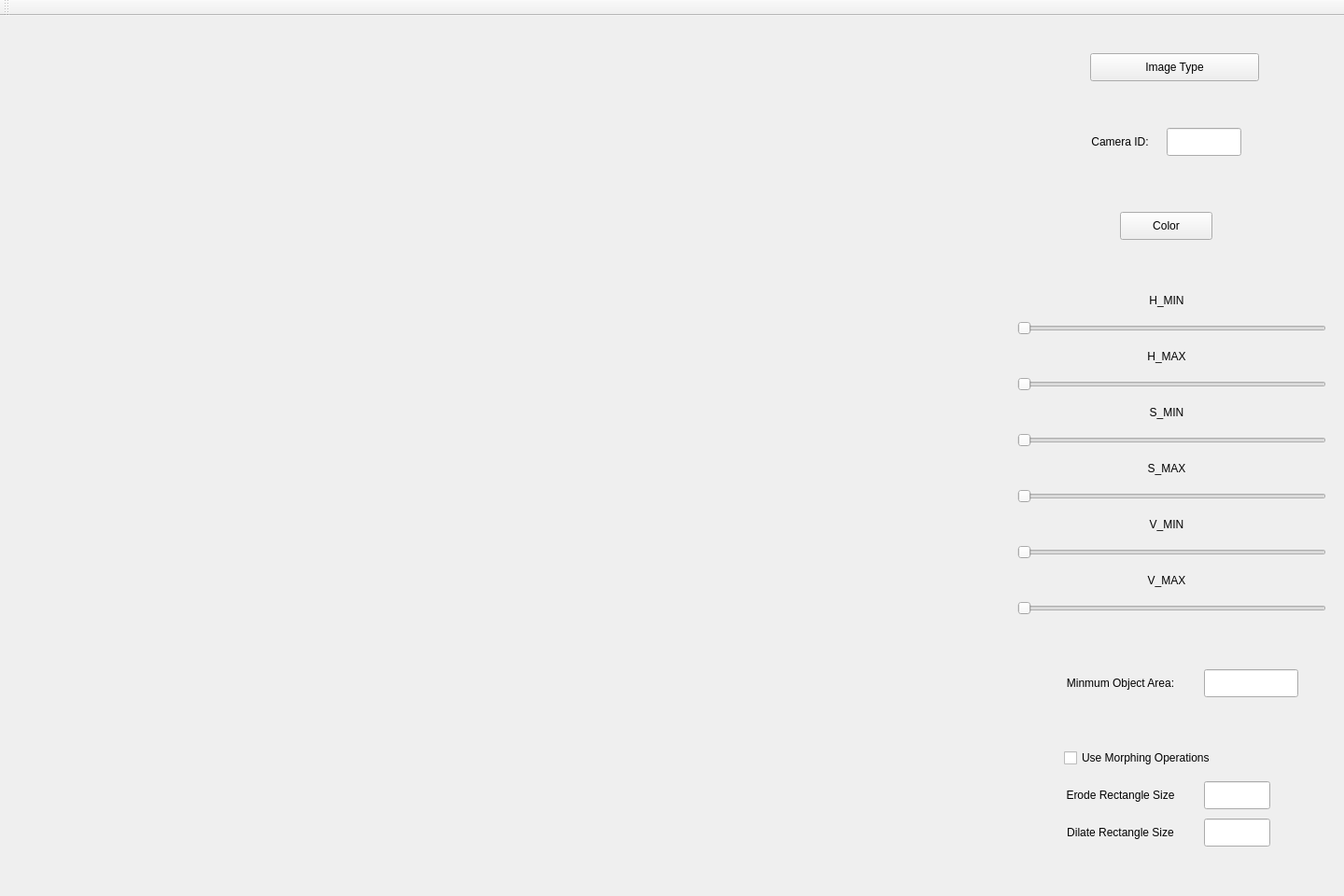
<?xml version="1.0" encoding="UTF-8"?>
<ui version="4.0">
 <class>MainWindow</class>
 <widget class="QMainWindow" name="MainWindow">
  <property name="geometry">
   <rect>
    <x>0</x>
    <y>0</y>
    <width>1440</width>
    <height>960</height>
   </rect>
  </property>
  <property name="windowTitle">
   <string>MainWindow</string>
  </property>
  <widget class="QWidget" name="centralWidget">
   <widget class="QLabel" name="image">
    <property name="geometry">
     <rect>
      <x>0</x>
      <y>0</y>
      <width>1080</width>
      <height>720</height>
     </rect>
    </property>
    <property name="text">
     <string/>
    </property>
   </widget>
   <widget class="QLabel" name="camera_id_label">
    <property name="geometry">
     <rect>
      <x>1150</x>
      <y>120</y>
      <width>100</width>
      <height>30</height>
     </rect>
    </property>
    <property name="text">
     <string>Camera ID:</string>
    </property>
    <property name="alignment">
     <set>Qt::AlignCenter</set>
    </property>
   </widget>
   <widget class="QLineEdit" name="camera_id_input">
    <property name="geometry">
     <rect>
      <x>1250</x>
      <y>120</y>
      <width>80</width>
      <height>30</height>
     </rect>
    </property>
    <property name="alignment">
     <set>Qt::AlignCenter</set>
    </property>
   </widget>
   <widget class="QLabel" name="camera_id_message">
    <property name="geometry">
     <rect>
      <x>1120</x>
      <y>160</y>
      <width>251</width>
      <height>30</height>
     </rect>
    </property>
    <property name="text">
     <string/>
    </property>
    <property name="alignment">
     <set>Qt::AlignCenter</set>
    </property>
   </widget>
   <widget class="QSlider" name="h_min_slider">
    <property name="geometry">
     <rect>
      <x>1090</x>
      <y>320</y>
      <width>331</width>
      <height>29</height>
     </rect>
    </property>
    <property name="maximum">
     <number>255</number>
    </property>
    <property name="orientation">
     <enum>Qt::Horizontal</enum>
    </property>
   </widget>
   <widget class="QLabel" name="h_min_label">
    <property name="geometry">
     <rect>
      <x>1200</x>
      <y>290</y>
      <width>100</width>
      <height>30</height>
     </rect>
    </property>
    <property name="text">
     <string>H_MIN</string>
    </property>
    <property name="alignment">
     <set>Qt::AlignCenter</set>
    </property>
   </widget>
   <widget class="QLabel" name="h_max_label">
    <property name="geometry">
     <rect>
      <x>1200</x>
      <y>350</y>
      <width>100</width>
      <height>30</height>
     </rect>
    </property>
    <property name="text">
     <string>H_MAX</string>
    </property>
    <property name="alignment">
     <set>Qt::AlignCenter</set>
    </property>
   </widget>
   <widget class="QSlider" name="h_max_slider">
    <property name="geometry">
     <rect>
      <x>1090</x>
      <y>380</y>
      <width>331</width>
      <height>29</height>
     </rect>
    </property>
    <property name="maximum">
     <number>255</number>
    </property>
    <property name="orientation">
     <enum>Qt::Horizontal</enum>
    </property>
   </widget>
   <widget class="QLabel" name="s_min_label">
    <property name="geometry">
     <rect>
      <x>1200</x>
      <y>410</y>
      <width>100</width>
      <height>30</height>
     </rect>
    </property>
    <property name="text">
     <string>S_MIN</string>
    </property>
    <property name="alignment">
     <set>Qt::AlignCenter</set>
    </property>
   </widget>
   <widget class="QSlider" name="s_min_slider">
    <property name="geometry">
     <rect>
      <x>1090</x>
      <y>440</y>
      <width>331</width>
      <height>29</height>
     </rect>
    </property>
    <property name="maximum">
     <number>255</number>
    </property>
    <property name="orientation">
     <enum>Qt::Horizontal</enum>
    </property>
   </widget>
   <widget class="QLabel" name="s_max_label">
    <property name="geometry">
     <rect>
      <x>1200</x>
      <y>470</y>
      <width>100</width>
      <height>30</height>
     </rect>
    </property>
    <property name="text">
     <string>S_MAX</string>
    </property>
    <property name="alignment">
     <set>Qt::AlignCenter</set>
    </property>
   </widget>
   <widget class="QSlider" name="s_max_slider">
    <property name="geometry">
     <rect>
      <x>1090</x>
      <y>500</y>
      <width>331</width>
      <height>29</height>
     </rect>
    </property>
    <property name="maximum">
     <number>255</number>
    </property>
    <property name="orientation">
     <enum>Qt::Horizontal</enum>
    </property>
   </widget>
   <widget class="QLabel" name="v_min_label">
    <property name="geometry">
     <rect>
      <x>1200</x>
      <y>530</y>
      <width>100</width>
      <height>30</height>
     </rect>
    </property>
    <property name="text">
     <string>V_MIN</string>
    </property>
    <property name="alignment">
     <set>Qt::AlignCenter</set>
    </property>
   </widget>
   <widget class="QSlider" name="v_min_slider">
    <property name="geometry">
     <rect>
      <x>1090</x>
      <y>560</y>
      <width>331</width>
      <height>29</height>
     </rect>
    </property>
    <property name="maximum">
     <number>255</number>
    </property>
    <property name="orientation">
     <enum>Qt::Horizontal</enum>
    </property>
   </widget>
   <widget class="QLabel" name="v_max_label">
    <property name="geometry">
     <rect>
      <x>1200</x>
      <y>590</y>
      <width>100</width>
      <height>30</height>
     </rect>
    </property>
    <property name="text">
     <string>V_MAX</string>
    </property>
    <property name="alignment">
     <set>Qt::AlignCenter</set>
    </property>
   </widget>
   <widget class="QSlider" name="v_max_slider">
    <property name="geometry">
     <rect>
      <x>1090</x>
      <y>620</y>
      <width>331</width>
      <height>29</height>
     </rect>
    </property>
    <property name="maximum">
     <number>255</number>
    </property>
    <property name="orientation">
     <enum>Qt::Horizontal</enum>
    </property>
   </widget>
   <widget class="QPushButton" name="color_menu">
    <property name="geometry">
     <rect>
      <x>1200</x>
      <y>210</y>
      <width>99</width>
      <height>30</height>
     </rect>
    </property>
    <property name="text">
     <string>Color</string>
    </property>
   </widget>
   <widget class="QLineEdit" name="minimum_object_area_input">
    <property name="geometry">
     <rect>
      <x>1290</x>
      <y>700</y>
      <width>101</width>
      <height>30</height>
     </rect>
    </property>
    <property name="text">
     <string/>
    </property>
    <property name="alignment">
     <set>Qt::AlignCenter</set>
    </property>
   </widget>
   <widget class="QLabel" name="minimum_object_area_label">
    <property name="geometry">
     <rect>
      <x>1120</x>
      <y>700</y>
      <width>161</width>
      <height>30</height>
     </rect>
    </property>
    <property name="text">
     <string>Minmum Object Area:</string>
    </property>
    <property name="alignment">
     <set>Qt::AlignCenter</set>
    </property>
   </widget>
   <widget class="QCheckBox" name="checkBox">
    <property name="geometry">
     <rect>
      <x>1140</x>
      <y>780</y>
      <width>211</width>
      <height>30</height>
     </rect>
    </property>
    <property name="text">
     <string>Use Morphing Operations</string>
    </property>
   </widget>
   <widget class="QLineEdit" name="dilate_rect_size_input">
    <property name="geometry">
     <rect>
      <x>1290</x>
      <y>860</y>
      <width>71</width>
      <height>30</height>
     </rect>
    </property>
    <property name="text">
     <string/>
    </property>
    <property name="alignment">
     <set>Qt::AlignCenter</set>
    </property>
   </widget>
   <widget class="QLabel" name="dilate_rect_size_label">
    <property name="geometry">
     <rect>
      <x>1120</x>
      <y>860</y>
      <width>161</width>
      <height>30</height>
     </rect>
    </property>
    <property name="text">
     <string>Dilate Rectangle Size</string>
    </property>
    <property name="alignment">
     <set>Qt::AlignCenter</set>
    </property>
   </widget>
   <widget class="QLineEdit" name="erode_rect_size_input">
    <property name="geometry">
     <rect>
      <x>1290</x>
      <y>820</y>
      <width>71</width>
      <height>30</height>
     </rect>
    </property>
    <property name="text">
     <string/>
    </property>
    <property name="alignment">
     <set>Qt::AlignCenter</set>
    </property>
   </widget>
   <widget class="QLabel" name="erode_rect_size_label">
    <property name="geometry">
     <rect>
      <x>1120</x>
      <y>820</y>
      <width>161</width>
      <height>30</height>
     </rect>
    </property>
    <property name="text">
     <string>Erode Rectangle Size</string>
    </property>
    <property name="alignment">
     <set>Qt::AlignCenter</set>
    </property>
   </widget>
   <widget class="QPushButton" name="image_type_menu">
    <property name="geometry">
     <rect>
      <x>1168</x>
      <y>40</y>
      <width>181</width>
      <height>30</height>
     </rect>
    </property>
    <property name="text">
     <string>Image Type</string>
    </property>
   </widget>
  </widget>
  <widget class="QMenuBar" name="menuBar">
   <property name="geometry">
    <rect>
     <x>0</x>
     <y>0</y>
     <width>1440</width>
     <height>25</height>
    </rect>
   </property>
  </widget>
  <widget class="QToolBar" name="mainToolBar">
   <attribute name="toolBarArea">
    <enum>TopToolBarArea</enum>
   </attribute>
   <attribute name="toolBarBreak">
    <bool>false</bool>
   </attribute>
  </widget>
 </widget>
 <layoutdefault spacing="6" margin="11"/>
 <resources/>
 <connections/>
</ui>
